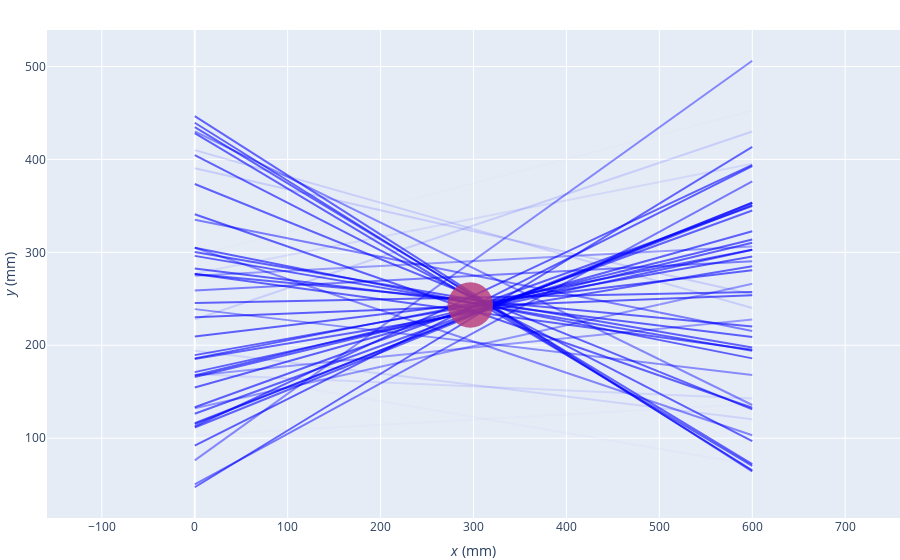

Notebook code cell kept with this figure:
### Markdown cell above
## 2.3 Plot all LoRs and the initial minimum distance point (MDP)

### Code cell
centroid = np.insert(x, 0, lors[:, 0].mean())

print(f"Before iterating: Centroid = {x} mm, Variance = {variance} mm")

# Note that here we use the LORs in their original form for plotting
# We are adding a final column to our LORs, where the weights are placed
# and we will visualise the weights through the opacity of lines

plot_lors = np.zeros((len(lors), 6))
plot_lors[:,:5] = lors_original
plot_lors[:,5] = weights

grapher = PlotlyGrapher2D()

for i in range(0, len(plot_lors)):
    grapher.add_lines(plot_lors[i:i+1,:], opacity=0.6*plot_lors[i,5]/max(plot_lors[:,5]), color='blue')

grapher.add_points([centroid], size=variance)

grapher.show()

### Figure 1 — Plotly figure (JSON) as saved in the notebook; plotly's stock layout.template omitted (floating-point values rounded to 4 significant figures)
{"data": [{"line": {"color": "blue", "width": 2}, "mode": "lines", "opacity": 0.09414, "type": "scatter", "x": [0, 600, null], "xaxis": "x", "y": [168.7, 142.8, null], "yaxis": "y"}, {"line": {"color": "blue", "width": 2}, "mode": "lines", "opacity": 0.5983, "type": "scatter", "x": [0, 600, null], "xaxis": "x", "y": [167.6, 313.9, null], "yaxis": "y"}, {"line": {"color": "blue", "width": 2}, "mode": "lines", "opacity": 0.1296, "type": "scatter", "x": [0, 600, null], "xaxis": "x", "y": [410, 240.1, null], "yaxis": "y"}, {"line": {"color": "blue", "width": 2}, "mode": "lines", "opacity": 0.0129, "type": "scatter", "x": [0, 600, null], "xaxis": "x", "y": [296.2, 452.5, null], "yaxis": "y"}, {"line": {"color": "blue", "width": 2}, "mode": "lines", "opacity": 0.5863, "type": "scatter", "x": [0, 600, null], "xaxis": "x", "y": [115.1, 353.4, null], "yaxis": "y"}, {"line": {"color": "blue", "width": 2}, "mode": "lines", "opacity": 0.3758, "type": "scatter", "x": [0, 600, null], "xaxis": "x", "y": [132.2, 266.1, null], "yaxis": "y"}, {"line": {"color": "blue", "width": 2}, "mode": "lines", "opacity": 0.587, "type": "scatter", "x": [0, 600, null], "xaxis": "x", "y": [373.5, 131, null], "yaxis": "y"}, {"line": {"color": "blue", "width": 2}, "mode": "lines", "opacity": 0.5813, "type": "scatter", "x": [0, 600, null], "xaxis": "x", "y": [111.5, 353.4, null], "yaxis": "y"}, {"line": {"color": "blue", "width": 2}, "mode": "lines", "opacity": 0.5998, "type": "scatter", "x": [0, 600, null], "xaxis": "x", "y": [209.4, 280.8, null], "yaxis": "y"}, {"line": {"color": "blue", "width": 2}, "mode": "lines", "opacity": 0.3519, "type": "scatter", "x": [0, 600, null], "xaxis": "x", "y": [274.9, 306.2, null], "yaxis": "y"}, {"line": {"color": "blue", "width": 2}, "mode": "lines", "opacity": 0.4133, "type": "scatter", "x": [0, 600, null], "xaxis": "x", "y": [238.9, 168.1, null], "yaxis": "y"}, {"line": {"color": "blue", "width": 2}, "mode": "lines", "opacity": 0.5933, "type": "scatter", "x": [0, 600, null], "xaxis": "x", "y": [428.3, 70.2, null], "yaxis": "y"}, {"line": {"color": "blue", "width": 2}, "mode": "lines", "opacity": 0.5988, "type": "scatter", "x": [0, 600, null], "xaxis": "x", "y": [133.3, 349.9, null], "yaxis": "y"}, {"line": {"color": "blue", "width": 2}, "mode": "lines", "opacity": 0.4372, "type": "scatter", "x": [0, 600, null], "xaxis": "x", "y": [305, 103.2, null], "yaxis": "y"}, {"line": {"color": "blue", "width": 2}, "mode": "lines", "opacity": 0.5992, "type": "scatter", "x": [0, 600, null], "xaxis": "x", "y": [92, 392.9, null], "yaxis": "y"}, {"line": {"color": "blue", "width": 2}, "mode": "lines", "opacity": 0.6, "type": "scatter", "x": [0, 600, null], "xaxis": "x", "y": [185.9, 302.7, null], "yaxis": "y"}, {"line": {"color": "blue", "width": 2}, "mode": "lines", "opacity": 0.5891, "type": "scatter", "x": [0, 600, null], "xaxis": "x", "y": [185.3, 285, null], "yaxis": "y"}, {"line": {"color": "blue", "width": 2}, "mode": "lines", "opacity": 0.5911, "type": "scatter", "x": [0, 600, null], "xaxis": "x", "y": [245.4, 257.2, null], "yaxis": "y"}, {"line": {"color": "blue", "width": 2}, "mode": "lines", "opacity": 0.5917, "type": "scatter", "x": [0, 600, null], "xaxis": "x", "y": [112.7, 394.1, null], "yaxis": "y"}, {"line": {"color": "blue", "width": 2}, "mode": "lines", "opacity": 0.5928, "type": "scatter", "x": [0, 600, null], "xaxis": "x", "y": [171.1, 302.7, null], "yaxis": "y"}, {"line": {"color": "blue", "width": 2}, "mode": "lines", "opacity": 0.1364, "type": "scatter", "x": [0, 600, null], "xaxis": "x", "y": [390.6, 254.9, null], "yaxis": "y"}, {"line": {"color": "blue", "width": 2}, "mode": "lines", "opacity": 0.5763, "type": "scatter", "x": [0, 600, null], "xaxis": "x", "y": [47.2, 413.6, null], "yaxis": "y"}, {"line": {"color": "blue", "width": 2}, "mode": "lines", "opacity": 0.5964, "type": "scatter", "x": [0, 600, null], "xaxis": "x", "y": [341, 132.8, null], "yaxis": "y"}, {"line": {"color": "blue", "width": 2}, "mode": "lines", "opacity": 0.5898, "type": "scatter", "x": [0, 600, null], "xaxis": "x", "y": [126.3, 345.1, null], "yaxis": "y"}, {"line": {"color": "blue", "width": 2}, "mode": "lines", "opacity": 0.5846, "type": "scatter", "x": [0, 600, null], "xaxis": "x", "y": [434.8, 72, null], "yaxis": "y"}, {"line": {"color": "blue", "width": 2}, "mode": "lines", "opacity": 0.4687, "type": "scatter", "x": [0, 600, null], "xaxis": "x", "y": [335.1, 215.4, null], "yaxis": "y"}, {"line": {"color": "blue", "width": 2}, "mode": "lines", "opacity": 0.5932, "type": "scatter", "x": [0, 600, null], "xaxis": "x", "y": [276.7, 195.3, null], "yaxis": "y"}, {"line": {"color": "blue", "width": 2}, "mode": "lines", "opacity": 0.5997, "type": "scatter", "x": [0, 600, null], "xaxis": "x", "y": [189.4, 295.6, null], "yaxis": "y"}, {"line": {"color": "blue", "width": 2}, "mode": "lines", "opacity": 0.599, "type": "scatter", "x": [0, 600, null], "xaxis": "x", "y": [305, 185.9, null], "yaxis": "y"}, {"line": {"color": "blue", "width": 2}, "mode": "lines", "opacity": 0.4306, "type": "scatter", "x": [0, 600, null], "xaxis": "x", "y": [430.1, 135.7, null], "yaxis": "y"}, {"line": {"color": "blue", "width": 2}, "mode": "lines", "opacity": 0.5793, "type": "scatter", "x": [0, 600, null], "xaxis": "x", "y": [446.6, 64.3, null], "yaxis": "y"}, {"line": {"color": "blue", "width": 2}, "mode": "lines", "opacity": 0.02014, "type": "scatter", "x": [0, 600, null], "xaxis": "x", "y": [174.1, 71.4, null], "yaxis": "y"}, {"line": {"color": "blue", "width": 2}, "mode": "lines", "opacity": 0.1038, "type": "scatter", "x": [0, 600, null], "xaxis": "x", "y": [194.1, 120.4, null], "yaxis": "y"}, {"line": {"color": "blue", "width": 2}, "mode": "lines", "opacity": 0.5845, "type": "scatter", "x": [0, 600, null], "xaxis": "x", "y": [116.2, 351, null], "yaxis": "y"}, {"line": {"color": "blue", "width": 2}, "mode": "lines", "opacity": 0.5996, "type": "scatter", "x": [0, 600, null], "xaxis": "x", "y": [230.1, 253.7, null], "yaxis": "y"}, {"line": {"color": "blue", "width": 2}, "mode": "lines", "opacity": 0.5959, "type": "scatter", "x": [0, 600, null], "xaxis": "x", "y": [276.7, 220.1, null], "yaxis": "y"}, {"line": {"color": "blue", "width": 2}, "mode": "lines", "opacity": 0.5992, "type": "scatter", "x": [0, 600, null], "xaxis": "x", "y": [296.2, 194.1, null], "yaxis": "y"}, {"line": {"color": "blue", "width": 2}, "mode": "lines", "opacity": 0.4956, "type": "scatter", "x": [0, 600, null], "xaxis": "x", "y": [50.2, 376.4, null], "yaxis": "y"}, {"line": {"color": "blue", "width": 2}, "mode": "lines", "opacity": 0.5947, "type": "scatter", "x": [0, 600, null], "xaxis": "x", "y": [300.3, 197.6, null], "yaxis": "y"}, {"line": {"color": "blue", "width": 2}, "mode": "lines", "opacity": 0.01502, "type": "scatter", "x": [0, 600, null], "xaxis": "x", "y": [103.2, 136.9, null], "yaxis": "y"}, {"line": {"color": "blue", "width": 2}, "mode": "lines", "opacity": 0.5905, "type": "scatter", "x": [0, 600, null], "xaxis": "x", "y": [404.7, 96.8, null], "yaxis": "y"}, {"line": {"color": "blue", "width": 2}, "mode": "lines", "opacity": 0.5869, "type": "scatter", "x": [0, 600, null], "xaxis": "x", "y": [439.5, 65.5, null], "yaxis": "y"}, {"line": {"color": "blue", "width": 2}, "mode": "lines", "opacity": 0.4751, "type": "scatter", "x": [0, 600, null], "xaxis": "x", "y": [259, 290.3, null], "yaxis": "y"}, {"line": {"color": "blue", "width": 2}, "mode": "lines", "opacity": 0.3604, "type": "scatter", "x": [0, 600, null], "xaxis": "x", "y": [167.6, 227.7, null], "yaxis": "y"}, {"line": {"color": "blue", "width": 2}, "mode": "lines", "opacity": 0.5989, "type": "scatter", "x": [0, 600, null], "xaxis": "x", "y": [282.6, 208.9, null], "yaxis": "y"}, {"line": {"color": "blue", "width": 2}, "mode": "lines", "opacity": 0.1276, "type": "scatter", "x": [0, 600, null], "xaxis": "x", "y": [227.7, 430.1, null], "yaxis": "y"}, {"line": {"color": "blue", "width": 2}, "mode": "lines", "opacity": 0.08241, "type": "scatter", "x": [0, 600, null], "xaxis": "x", "y": [277.3, 395.3, null], "yaxis": "y"}, {"line": {"color": "blue", "width": 2}, "mode": "lines", "opacity": 0.5948, "type": "scatter", "x": [0, 600, null], "xaxis": "x", "y": [165.8, 310.3, null], "yaxis": "y"}, {"line": {"color": "blue", "width": 2}, "mode": "lines", "opacity": 0.5956, "type": "scatter", "x": [0, 600, null], "xaxis": "x", "y": [154.6, 322.7, null], "yaxis": "y"}, {"line": {"color": "blue", "width": 2}, "mode": "lines", "opacity": 0.4321, "type": "scatter", "x": [0, 600, null], "xaxis": "x", "y": [76.1, 506.2, null], "yaxis": "y"}, {"marker": {"color": [243.4], "colorscale": [[0, "#000004"], [0.1111, "#180f3d"], [0.2222, "#440f76"], [0.3333, "#721f81"], [0.4444, "#9e2f7f"], [0.5556, "#cd4071"], [0.6667, "#f1605d"], [0.7778, "#fd9668"], [0.8889, "#feca8d"], [1, "#fcfdbf"]], "opacity": 0.8, "size": 45.42}, "mode": "markers", "type": "scatter", "x": [296.5], "xaxis": "x", "y": [243.4], "yaxis": "y"}], "layout": {"annotations": [{"font": {"size": 16}, "showarrow": false, "text": "  ", "x": 0.5, "xanchor": "center", "xref": "paper", "y": 1, "yanchor": "bottom", "yref": "paper"}], "margin": {"b": 30, "l": 0, "r": 0, "t": 30}, "showlegend": false, "xaxis": {"anchor": "y", "domain": [0, 1], "range": [0, 600], "title": {"text": "<i>x</i> (mm)"}}, "yaxis": {"anchor": "x", "domain": [0, 1], "scaleanchor": "x", "scaleratio": 1, "title": {"text": "<i>y</i> (mm)"}}}}
